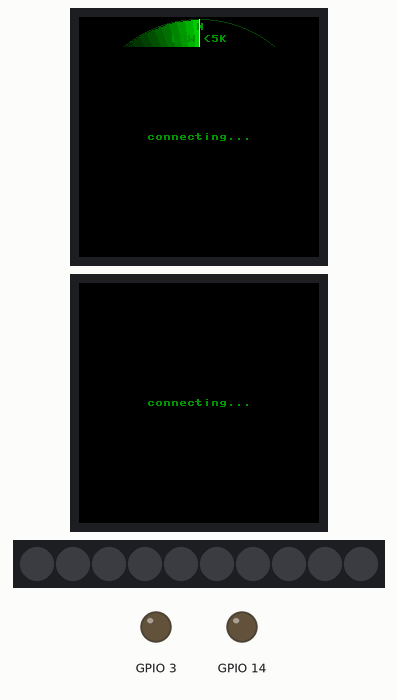
Simulated run of this program. Board: ESP32 board running MicroPython. On the bench: 2 × 240×240 colour display, 10 RGB LEDs in strip order, left to right, output pins drawn as LEDs (lit = HIGH). WiFi joins after 1.5 s; values from a settings file that is not in the repository are placeholders; web requests get an empty 200 reply after 0.4 s; threads take turns every 2 ms; pins used as bus, display or sensor lines are not drawn; what the program prints to the serial console is not drawn.

Above: at 2.1 s.
At 4.39 s:
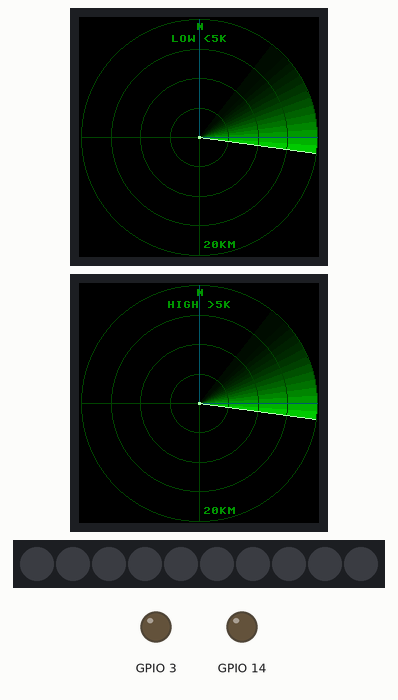
At 6.68 s:
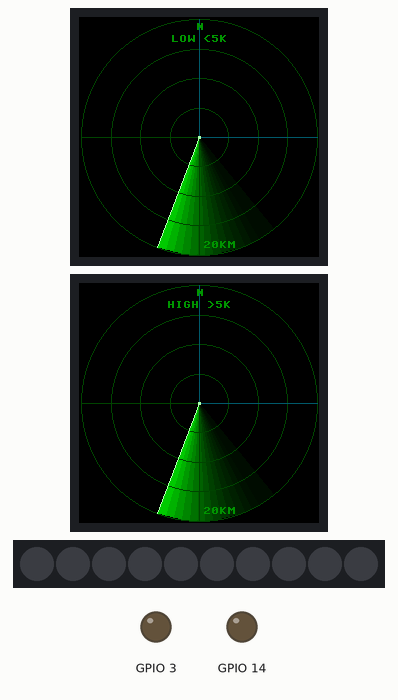
At 11.64 s:
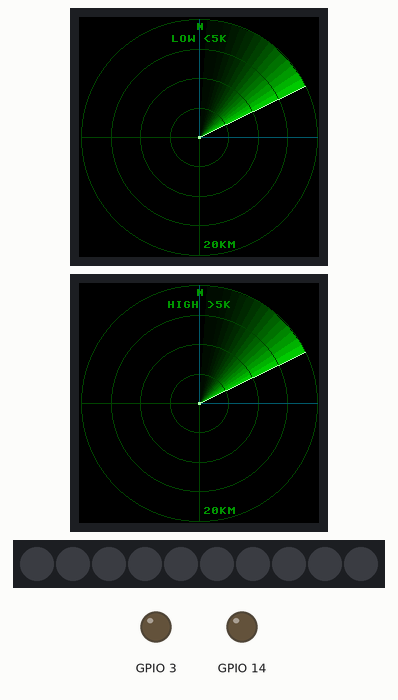
At 16.59 s:
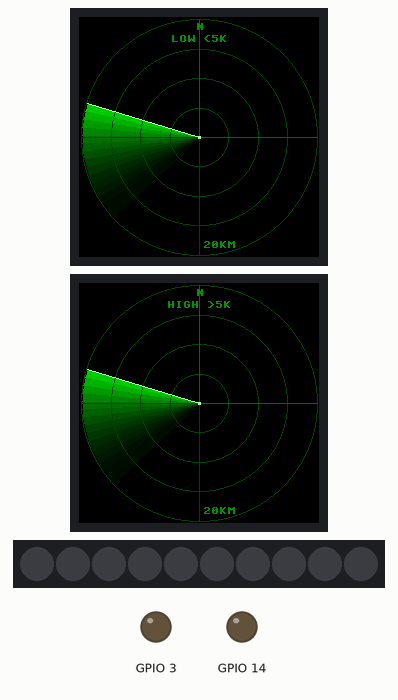
At 21.55 s:
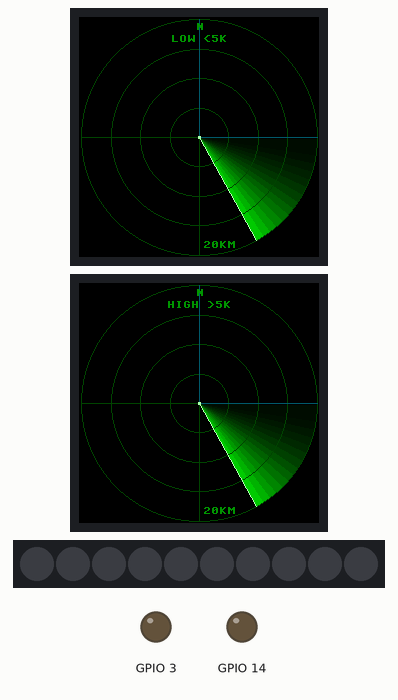

The program:

main.py
```python
# main.py - ADS-B "sweeping radar" for ESP32-C6 + MicroPython (v1.24 or newer)
#
# Display : 240x240 SPI TFT (GC9A01 round is ideal, ST7789 square also works)
# Driver  : any pure-Python driver with blit_buffer(buf, x, y, w, h), e.g.
#           russhughes/gc9a01py or russhughes/st7789py_mpy (copy the .py to the board)
# Data    : adsb.lol public API (no key; keep to <= 1 request/second)
#
# How it works: everything is drawn into ONE RGB565 framebuffer in RAM using the
# built-in (C-speed) framebuf module, then the whole frame is pushed to the
# display in a single SPI transfer. A background thread polls the API.

import gc, math, time, _thread
import network, framebuf, requests
from array import array
from machine import Pin, SPI

# ------------------------------------------------------------------ config
from secrets import WIFI_SSID, WIFI_PASS   # secrets.py lives on the board, not in git

# Which board? Pin maps match the wiring diagrams in this repo.
BOARD = "XIAO_C6"              # "XIAO_C6" (Seeed XIAO ESP32C6) or "DEVKITC" (ESP32-C6-DevKitC-1)
PINS = {
    #             SPI clock/data    display control          LED strip
    "XIAO_C6": dict(sck=18, mosi=20, res=22, dc=21, cs=2,  blk=1,  led=0,  cs2=19),   # D10 D9 D4 D3 D2 D1 D0, D8
    "DEVKITC": dict(sck=6,  mosi=7,  res=18, dc=19, cs=20, blk=21, led=22, cs2=23),
}[BOARD]

HOME_LAT    = 52.3086          # your position (decimal degrees); default = Schiphol airport area
HOME_LON    = 4.7639
try:                           # keep your real home position private: put it in secrets.py
    from secrets import HOME_LAT, HOME_LON
except ImportError:
    pass
RANGE_KM    = 20               # outer ring radius in kilometres
RANGE_NM    = RANGE_KM / 1.852 # the same, in nautical miles (used internally)
MIN_ALT_FT  = 200             # hard cut-off: ignore aircraft below this altitude
FETCH_S     = 18               # seconds between API calls (positions are dead-reckoned in between)

# Two displays share the SPI bus, DC, RES and BLK lines and have their own CS pin:
# display A (PINS["cs"]) shows aircraft below SPLIT_FT, display B (PINS["cs2"]) the ones above.
SPLIT_FT    = 5000
LABELS      = ("LOW <5K", "HIGH >5K")
SWEEP_S     = 8.0              # seconds per full beam rotation
TRAIL_DEG   = 60               # length of the fading afterglow behind the beam
TRAIL_STEPS = 15               # number of wedges the afterglow is built from
LABEL_DEG   = 360              # flight details stay visible this many degrees after the beam passes
                               # (180 = half a sweep, 360 = a full sweep; they dim with the blip)
# airplanes.live now returns 403 unless you email them; adsb.lol serves the same JSON format.
API_URL     = "https://api.adsb.lol/v2/point/{:.4f}/{:.4f}/{}"

# LED proximity bar (WS2812 / NeoPixel strip)
LED_PIN        = PINS["led"]   # data-in of the strip
LED_N          = 10            # number of LEDs
LED_RANGE_NM   = RANGE_NM      # bar spans the whole radar range (RANGE_KM / LED_N = 1.5 km per LED)
LED_SECTOR     = (0, 90)       # only aircraft whose bearing from home is in this sector count:
                               # (from_deg, to_deg) clockwise, 0 = north, 90 = east -> north-east quarter
MIN_CLOSING_KT = 30            # must be closing at least this fast to count as "approaching"
LED_BRIGHT     = 40            # 0-255 brightness when ALL LEDs are lit (closest aircraft)
LED_BRIGHT_MIN = 6             # 0-255 brightness when only the first LED is lit; in between it
                               # scales up with the number of lit LEDs
LED_SPEED      = 25            # bar animation speed, LEDs per second

MISO_PIN = 23                  # unused dummy pin for the SPI bus (D5 on the XIAO)
W, H   = 240, 240
CX, CY = W // 2, H // 2
R      = min(W, H) // 2 - 2

# ------------------------------------------------------------------ framebuffer
# A full 240x240 RGB565 frame is 115 KB, too much next to Wi-Fi/TLS/threads on the C6
# (the MicroPython heap shares RAM with the Wi-Fi stack). So each frame is drawn and pushed
# in horizontal strips of STRIP_H rows that share one small buffer (28.8 KB for 60 rows).
STRIP_H = 30                   # must divide H evenly (two buffers, one per display)
buf  = bytearray(W * STRIP_H * 2)
_fb  = framebuf.FrameBuffer(buf, W, STRIP_H, framebuf.RGB565)

buf2 = bytearray(W * STRIP_H * 2)     # second strip buffer, for display B
_fb2 = framebuf.FrameBuffer(buf2, W, STRIP_H, framebuf.RGB565)

class View:
    """Drawing calls take full-screen coordinates; y0 selects the strip being drawn,
    f the strip buffer (_fb for display A, _fb2 for display B)."""
    y0 = 0
    f = _fb
    def fill(self, c): self.f.fill(c)
    def line(self, x1, y1, x2, y2, c): self.f.line(x1, y1 - self.y0, x2, y2 - self.y0, c)
    def ellipse(self, x, y, rx, ry, c): self.f.ellipse(x, y - self.y0, rx, ry, c)
    def hline(self, x, y, w, c): self.f.hline(x, y - self.y0, w, c)
    def vline(self, x, y, h, c): self.f.vline(x, y - self.y0, h, c)
    def text(self, s, x, y, c): self.f.text(s, x, y - self.y0, c)
    def fill_rect(self, x, y, w, h, c): self.f.fill_rect(x, y - self.y0, w, h, c)
    def poly(self, x, y, coords, c, f=True): self.f.poly(x, y - self.y0, coords, c, f)

fb = View()

# ------------------------------------------------------------------ display
# Pins come from PINS above (see the wiring SVGs). The C6 can route SPI to any GPIO;
# on the DevKitC, GPIO 6/7 are the native SPI pins and run best at high clocks. On the
# XIAO those pins aren't on the headers, so if 60-80 MHz gives garbage, drop back to 40.
# GC9A01 uses SPI mode 0; many CS-less ST7789 modules need polarity=1, phase=1.
spi = SPI(1, baudrate=40_000_000, polarity=0, phase=0,
          sck=Pin(PINS["sck"]), mosi=Pin(PINS["mosi"]),
          miso=Pin(MISO_PIN))   # unused, but must NOT default to GPIO2 (the XIAO's CS pin)

import gc9a01py as drv         # use the driver file's actual module name
cs2 = Pin(PINS["cs2"], Pin.OUT, value=1)       # deselect B while A is initialised (shared RES pulses both)
tft = drv.GC9A01(spi, dc=Pin(PINS["dc"], Pin.OUT), cs=Pin(PINS["cs"], Pin.OUT),
                 reset=Pin(PINS["res"], Pin.OUT), backlight=Pin(PINS["blk"], Pin.OUT),
                 rotation=0)
# display B: same bus/DC/RES/BLK wires, own CS; reset and backlight are already handled by A
tft2 = drv.GC9A01(spi, dc=Pin(PINS["dc"], Pin.OUT), cs=cs2, reset=None, backlight=None,
                  rotation=0)
# ST7789 alternative (check your driver's README for the exact constructor):
# import st7789py as drv
# tft = drv.ST7789(spi, 240, 240, reset=Pin(PINS["res"], Pin.OUT), dc=Pin(PINS["dc"], Pin.OUT),
#                  cs=Pin(PINS["cs"], Pin.OUT), backlight=Pin(PINS["blk"], Pin.OUT), rotation=0)

if BOARD == "XIAO_C6":
    # XIAO RF switch: GPIO3 low enables it, GPIO14 selects the antenna
    # (0 = on-board ceramic antenna, 1 = external U.FL antenna).
    Pin(3, Pin.OUT, value=0)
    Pin(14, Pin.OUT, value=0)

# ------------------------------------------------------------------ LED strip
import neopixel
np = neopixel.NeoPixel(Pin(LED_PIN, Pin.OUT), LED_N)
# Colour of each LED at full scale: green (far) -> yellow -> orange -> red (overhead)
_STOPS = ((0, 255, 0), (255, 190, 0), (255, 70, 0), (255, 0, 0))
LED_COL = []
for i in range(LED_N):
    pos = i / (LED_N - 1) * (len(_STOPS) - 1)      # 0 .. 3 across the strip
    k = min(int(pos), len(_STOPS) - 2)
    f = pos - k
    a, b = _STOPS[k], _STOPS[k + 1]
    LED_COL.append(tuple(int(a[c] + (b[c] - a[c]) * f) for c in range(3)))

# ------------------------------------------------------------------ colours
def rgb(r, g, b):
    """RGB888 -> RGB565, byte-swapped: framebuf stores little-endian,
    SPI panels expect big-endian. If red/blue look swapped, your panel is BGR."""
    c = ((r & 0xF8) << 8) | ((g & 0xFC) << 3) | (b >> 3)
    return ((c & 0xFF) << 8) | (c >> 8)

BLACK = 0
GRID  = rgb(0, 70, 0)
SECTOR = rgb(0, 90, 110)      # dim cyan edges of the LED sector
TEXT  = rgb(0, 150, 0)
BEAM  = rgb(170, 255, 170)

# Afterglow: brightest right behind the beam, quadratic fall-off
TRAIL = [rgb(0, int(190 * (1 - i / TRAIL_STEPS) ** 2) + 12, 0) for i in range(TRAIL_STEPS)]

# Blip brightness levels ("phosphor decay"); small floor so contacts never vanish
LEVELS = 16
BLIP = []
for i in range(LEVELS):
    f = 0.15 + 0.85 * (i / (LEVELS - 1)) ** 1.5
    BLIP.append(rgb(int(110 * f), int(255 * f), int(110 * f)))

# ------------------------------------------------------------------ geometry tables
# Compass convention: 0 deg = north (up), clockwise. Precomputed rim offsets per degree.
D2R = math.pi / 180
EX = array('h', [int(R * math.sin(a * D2R)) for a in range(360)])
EY = array('h', [int(-R * math.cos(a * D2R)) for a in range(360)])

STEP = TRAIL_DEG // TRAIL_STEPS
_tri = array('h', [0, 0, 0, 0, 0, 0])      # reused triangle: centre + two rim points

def wedge(a0, a1, c):
    a0 %= 360
    a1 %= 360
    _tri[2] = EX[a0]; _tri[3] = EY[a0]
    _tri[4] = EX[a1]; _tri[5] = EY[a1]
    fb.poly(CX, CY, _tri, c, True)          # filled triangle, coords relative to centre

def draw_trail(a):
    for i in range(TRAIL_STEPS):
        hi = a - i * STEP
        wedge(hi - STEP, hi, TRAIL[i])

def draw_grid():
    for k in range(1, RANGE_KM // 5 + 1):     # one ring every 5 km
        r = R * k * 5 // RANGE_KM
        fb.ellipse(CX, CY, r, r, GRID)
    fb.hline(CX - R, CY, 2 * R, GRID)
    fb.vline(CX, CY - R, 2 * R, GRID)
    for ang in LED_SECTOR:                  # edges of the sector the LED bar listens to
        a = int(ang) % 360
        fb.line(CX, CY, CX + EX[a], CY + EY[a], SECTOR)
    fb.text("N", CX - 3, CY - R + 4, TEXT)
    fb.text("%dKM" % RANGE_KM, CX + 4, CY + R - 14, TEXT)

# ------------------------------------------------------------------ aircraft data
# Each entry: (east_nm, north_nm, v_east, v_north [nm per ms], t_ms, label, info, alt_ft)
# label = "ICAO TYPE" (e.g. "KLM A21N"), info = "KT FLnnn" (ground speed and flight level)
planes = []

def fetch_once():
    r = requests.get(API_URL.format(HOME_LAT, HOME_LON, int(RANGE_NM) + 1),
                     headers={"User-Agent": "esp32c6-radar"})
    try:
        if r.status_code != 200:
            raise OSError("HTTP %d" % r.status_code)
        data = r.json()
    finally:
        r.close()
    now = time.ticks_ms()
    k = math.cos(HOME_LAT * D2R)            # shrink longitude degrees with latitude
    out = []
    for ac in data.get("ac", ()):
        lat = ac.get("lat"); lon = ac.get("lon")
        if lat is None or lon is None:
            continue
        # alt_baro is feet, or the string "ground"; fall back to GPS altitude
        alt = ac.get("alt_baro")
        if alt == "ground":
            continue
        if not isinstance(alt, (int, float)):
            alt = ac.get("alt_geom")
        if not isinstance(alt, (int, float)) or alt < MIN_ALT_FT:
            continue
        e = (lon - HOME_LON) * 60 * k       # 1 deg latitude = 60 nm
        n = (lat - HOME_LAT) * 60
        v = (ac.get("gs") or 0) / 3_600_000 # knots -> nm per ms
        trk = (ac.get("track") or 0) * D2R
        call = (ac.get("flight") or ac.get("hex") or "").strip()
        # airline callsigns are 3 letters + digits: keep just the ICAO airline code;
        # anything else (private flights, registrations) is shown as-is, shortened
        if len(call) > 3 and call[:3].isalpha() and call[3].isdigit():
            call = call[:3]
        label = "%s %s" % (call[:6], ac.get("t") or "?")
        gs = ac.get("gs")
        fl = "FL%03d" % (int(alt) // 100)
        info = "%d %s" % (gs, fl) if gs is not None else fl
        out.append((e, n, v * math.sin(trk), v * math.cos(trk), now, label, info, int(alt)))
    return out

def fetch_loop():
    global planes
    while True:
        try:
            planes = fetch_once()           # rebinding a name is atomic: no lock needed
        except Exception as e:
            print("fetch failed:", e)
        gc.collect()
        time.sleep(FETCH_S)

SCALE = R / RANGE_NM
RMAX2 = RANGE_NM * RANGE_NM

def project_planes(angle, now):
    """Screen position, colour and label of every plane (computed once per frame).
    Returns (low, high): planes below / above SPLIT_FT, for display A / B."""
    low = []
    high = []
    for e0, n0, ve, vn, t0, label, info, alt in planes:
        dt = time.ticks_diff(now, t0)
        e = e0 + ve * dt                    # dead-reckon between API updates
        n = n0 + vn * dt
        if e * e + n * n > RMAX2:
            continue
        brg = math.atan2(e, n) / D2R        # bearing from home, 0 = north
        lag = (angle - brg) % 360           # degrees since the beam last swept it
        c = BLIP[int((1 - lag / 360) * (LEVELS - 1))]
        x = CX + int(e * SCALE)
        y = CY - int(n * SCALE)
        (low if alt < SPLIT_FT else high).append(
            (x, y, c, label if lag < LABEL_DEG else None, info))   # text only for LABEL_DEG after the beam
    return low, high

def draw_band(i):
    txt = LABELS[i]
    fb.text(txt, CX - 4 * len(txt), CY - R + 16, TEXT)

def draw_planes(pl):
    lo = fb.y0
    hi = lo + STRIP_H
    for x, y, c, label, info in pl:
        if y + 14 < lo or y - 4 >= hi:      # not in this strip
            continue
        fb.fill_rect(x - 1, y - 1, 3, 3, c)
        if label:                           # two lines: callsign, then "TYPE KT"
            w = 8 * max(len(label), len(info))
            tx = x + 4 if x + 4 + w <= W - 12 else x - 4 - w   # flip left near the edge
            fb.text(label, tx, y - 3, c)
            fb.text(info, tx, y + 6, c)

# ------------------------------------------------------------------ LED proximity bar
KT_PER_NM_MS = 3_600_000          # (nm per ms) -> knots

def nearest_inbound(now):
    """Distance (nm) of the closest aircraft (any flight level) inside LED_RANGE_NM and
    LED_SECTOR that is closing on home, or None if there isn't one."""
    best = None
    for e0, n0, ve, vn, t0, label, info, alt in planes:
        dt = time.ticks_diff(now, t0)
        e = e0 + ve * dt
        n = n0 + vn * dt
        d = math.sqrt(e * e + n * n)
        if d > LED_RANGE_NM or d < 0.01:
            continue
        # bearing of the aircraft from home, must lie inside the LED sector
        if (math.atan2(e, n) / D2R - LED_SECTOR[0]) % 360 > (LED_SECTOR[1] - LED_SECTOR[0]) % 360:
            continue
        # closing speed = -(radial velocity); positive means getting closer
        closing_kt = -(e * ve + n * vn) / d * KT_PER_NM_MS
        if closing_kt < MIN_CLOSING_KT:
            continue
        if best is None or d < best:
            best = d
    return best

def led_target(d):
    """Number of LEDs to light: 1 at the edge of LED_RANGE_NM, all of them overhead."""
    if d is None:
        return 0
    return min(LED_N, int((LED_RANGE_NM - d) / LED_RANGE_NM * LED_N) + 1)

led_level = 0.0                   # animated (fractional) bar height
led_goal  = 0                     # where the bar is heading
led_shown = -1                    # what is currently on the strip

def led_update(dt_ms):
    """Move the bar one animation step toward led_goal; write only on change."""
    global led_level, led_shown
    step = LED_SPEED * dt_ms / 1000
    if led_level < led_goal:
        led_level = min(led_goal, led_level + step)
    elif led_level > led_goal:
        led_level = max(led_goal, led_level - step)
    lit = int(led_level + 0.5)
    if lit != led_shown:
        # dim when few LEDs are lit (far away), brightest when all are (overhead)
        br = LED_BRIGHT_MIN + (LED_BRIGHT - LED_BRIGHT_MIN) * (lit - 1) // (LED_N - 1) if lit else 0
        for i in range(LED_N):
            if i < lit:
                r, g, b = LED_COL[i]
                np[i] = (r * br // 255, g * br // 255, b * br // 255)
            else:
                np[i] = (0, 0, 0)
        np.write()
        led_shown = lit

# ------------------------------------------------------------------ main
def wifi():
    sta = network.WLAN(network.STA_IF)
    sta.active(True)
    if not sta.isconnected():
        sta.connect(WIFI_SSID, WIFI_PASS)
        for _ in range(150):
            if sta.isconnected():
                break
            time.sleep_ms(100)
    print("wifi:", sta.isconnected(), sta.ifconfig())

def main():
    global led_goal
    np.fill((0, 0, 0))
    np.write()
    for y0 in range(0, H, STRIP_H):
        fb.y0 = y0
        fb.fill(BLACK)
        fb.text("connecting...", CX - 52, CY - 4, TEXT)
        tft.blit_buffer(buf, 0, y0, W, STRIP_H)
        tft2.blit_buffer(buf, 0, y0, W, STRIP_H)
    wifi()

    _thread.stack_size(16 * 1024)           # TLS + JSON need a bigger stack
    _thread.start_new_thread(fetch_loop, ())

    deg_per_ms = 360 / (SWEEP_S * 1000)
    angle = 0.0
    last = time.ticks_ms()
    while True:
        now = time.ticks_ms()
        dt = time.ticks_diff(now, last)
        last = now
        # advance by elapsed time, so sweep speed is constant whatever the fps
        prev = angle
        angle = (angle + dt * deg_per_ms) % 360
        a = int(angle)

        if angle < prev:                    # beam just passed north: once per sweep
            led_goal = led_target(nearest_inbound(now))   # LED bar looks at every flight level
        led_update(dt)

        low, high = project_planes(angle, now)   # once per frame, shared by all strips
        for y0 in range(0, H, STRIP_H):
            fb.y0 = y0
            fb.f = _fb
            fb.fill(BLACK)
            draw_trail(a)                   # 1. afterglow wedges
            draw_grid()                     # 2. rings on top of the glow
            fb.line(CX, CY, CX + EX[a], CY + EY[a], BEAM)   # 3. the beam itself
            fb.fill_rect(CX - 1, CY - 1, 3, 3, BEAM)        # home marker
            _fb2.blit(_fb, 0, 0)            # same base layer for display B
            draw_band(0)                    # 4. each display: band label + its blips
            draw_planes(low)
            tft.blit_buffer(buf, 0, y0, W, STRIP_H)         # one SPI burst per strip and display
            fb.f = _fb2
            draw_band(1)
            draw_planes(high)
            tft2.blit_buffer(buf2, 0, y0, W, STRIP_H)
        time.sleep_ms(1)                    # let the fetch thread get the GIL

main()
```
